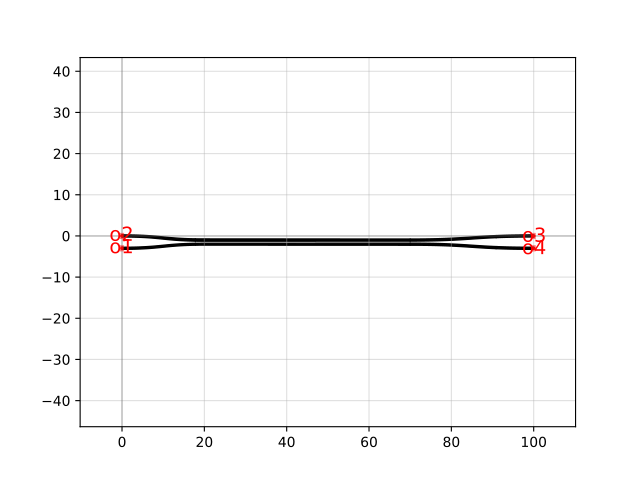

Source code (Python):
import gdsfactory as gf

c = gf.components.coupler_adiabatic(length1=20.0, length2=50.0, length3=30.0, wg_sep=1.0, input_wg_sep=3.0, output_wg_sep=3.0, dw=0.1, port=(0, 0), direction='EAST', cross_section='strip')
c.plot()
